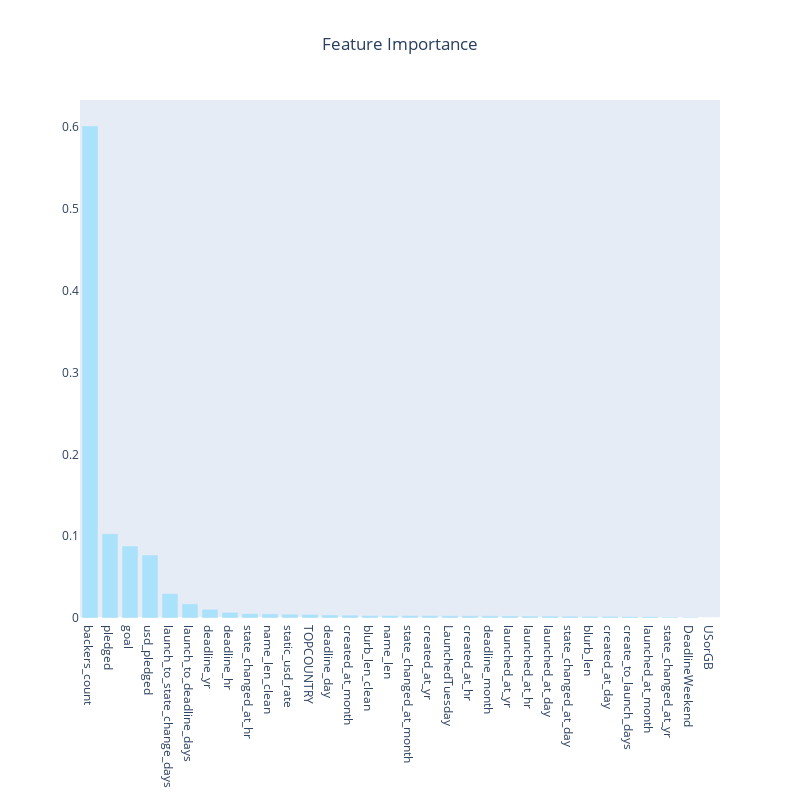

Source (notebook cell):
### Markdown cell above
### xgboost for feature importance on a classification problem

### Code cell
import plotly.graph_objects as go
from xgboost import XGBClassifier

xgb_model = XGBClassifier()
xgb_model.fit(
    kickstarter_numeric_df.drop(columns=["SuccessfulBool"]),
    kickstarter_numeric_df["SuccessfulBool"],
)
feature_importance_df = pd.DataFrame(
    {
        "feature": kickstarter_numeric_df.drop(columns=["SuccessfulBool"]).columns,
        "importance": xgb_model.feature_importances_,
    }
)
feature_importance_df.sort_values(by="importance", ascending=False, inplace=True)
fig = go.Figure()
fig.add_trace(
    go.Bar(
        x=feature_importance_df["feature"],
        y=feature_importance_df["importance"],
        marker_color="rgb(171, 226, 251)",
    )
)
fig.update_layout(
    title="Feature Importance",
    title_x=0.5,
    width=800,
    height=800,
    xaxis_showgrid=False,
    yaxis_showgrid=False,
)
fig.show()

### Figure 1 — Plotly figure (JSON) as saved in the notebook; plotly's stock layout.template omitted (floating-point values rounded to 4 significant figures)
{"data": [{"marker": {"color": "rgb(171, 226, 251)"}, "type": "bar", "x": ["backers_count", "pledged", "goal", "usd_pledged", "launch_to_state_change_days", "launch_to_deadline_days", "deadline_yr", "deadline_hr", "state_changed_at_hr", "name_len_clean", "static_usd_rate", "TOPCOUNTRY", "deadline_day", "created_at_month", "blurb_len_clean", "name_len", "state_changed_at_month", "created_at_yr", "LaunchedTuesday", "created_at_hr", "deadline_month", "launched_at_yr", "launched_at_hr", "launched_at_day", "state_changed_at_day", "blurb_len", "created_at_day", "create_to_launch_days", "launched_at_month", "state_changed_at_yr", "DeadlineWeekend", "USorGB"], "y": [0.6013, 0.1029, 0.08805, 0.077, 0.0299, 0.01733, 0.01071, 0.006932, 0.005415, 0.005105, 0.004681, 0.004413, 0.003773, 0.003477, 0.002985, 0.002944, 0.002933, 0.002908, 0.002797, 0.002697, 0.002694, 0.002559, 0.002419, 0.002384, 0.002248, 0.002062, 0.002008, 0.001793, 0.001605, 0.001075, 0.0008513, 0]}], "layout": {"height": 800, "title": {"text": "Feature Importance", "x": 0.5}, "width": 800, "xaxis": {"showgrid": false}, "yaxis": {"showgrid": false}}}
